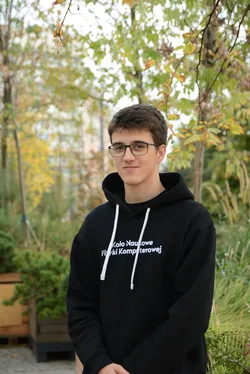
#> input picture media/foty-zarzad-wybrane/krzysztof.webp, 250 x 374 px, given in place of krzysztof.JPG, which was not available
$ python convert_to_webp.py
#> lines starting #> are read from the running program, lines starting #| are printed output that depends on the picture; pictures that were not available may be replaced by others from this repository, and a replacement may not be noted
from PIL import Image

def convert(name):
#> called with name = 'krzysztof'
    img = Image.open(name + ".JPG")
#> img is the input picture: PIL image 250x374 RGB; mean R, G, B 117.7, 115.6, 86.8
    img = img.rotate(90, Image.NEAREST, expand = 1)
#> img: PIL image 374x250 RGB
    basewidth= 250
    wpercent = (basewidth / float(img.size[0]))
#> wpercent = 0.668
    hsize = int((float(img.size[1]) * float(wpercent)))
#> hsize = 167
    img = img.resize((basewidth, hsize), Image.Resampling.LANCZOS)
#> img: PIL image 250x167 RGB
    img.save(name + ".webp")

convert("krzysztof")
convert("wiktoria")
#> call 2 of convert, with name = 'wiktoria'
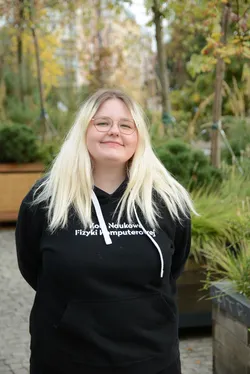
#> input picture media/foty-zarzad-wybrane/wiktoria.webp, 250 x 374 px, given in place of wiktoria.JPG, which was not available
#> in convert, img is the input picture: PIL image 250x374 RGB; mean R, G, B 108.7, 106.8, 82.7
#> in convert (call 2), `img = img.resize((basewidth, hsize), Image.Resampling.LANCZOS)`:
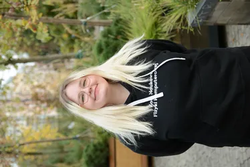
#> img: PIL image 250x167 RGB; mean R, G, B 108.7, 106.7, 82.7
convert("maciek")
#> call 3 of convert, with name = 'maciek'
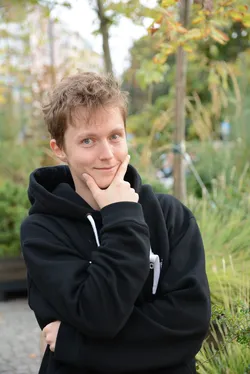
#> input picture media/foty-zarzad-wybrane/maciek.webp, 250 x 374 px, given in place of maciek.JPG, which was not available
#> in convert, img is the input picture: PIL image 250x374 RGB; mean R, G, B 117.9, 116.9, 94.5
#> in convert (call 3), `img = img.resize((basewidth, hsize), Image.Resampling.LANCZOS)`:
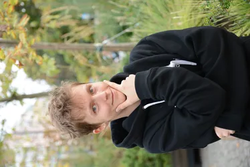
#> img: PIL image 250x167 RGB; mean R, G, B 117.9, 116.9, 94.5
convert("kuba")
#> call 4 of convert, with name = 'kuba'
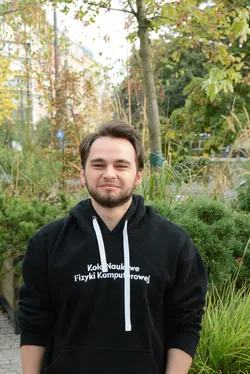
#> input picture media/foty-zarzad-wybrane/kuba.webp, 250 x 374 px, given in place of kuba.JPG, which was not available
#> in convert, img is the input picture: PIL image 250x374 RGB; mean R, G, B 112.9, 114.8, 85.2
#> in convert (call 4), `img = img.rotate(90, Image.NEAREST, expand = 1)`:
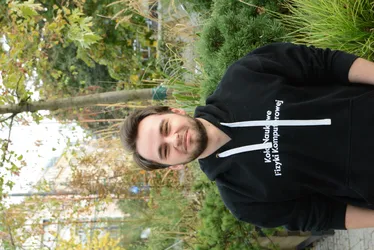
#> img: PIL image 374x250 RGB; mean R, G, B 112.9, 114.8, 85.2
#> in convert (call 4), `img = img.resize((basewidth, hsize), Image.Resampling.LANCZOS)`:
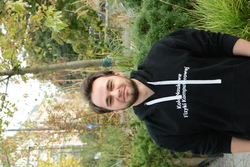
#> img: PIL image 250x167 RGB; mean R, G, B 112.8, 114.7, 85.2
